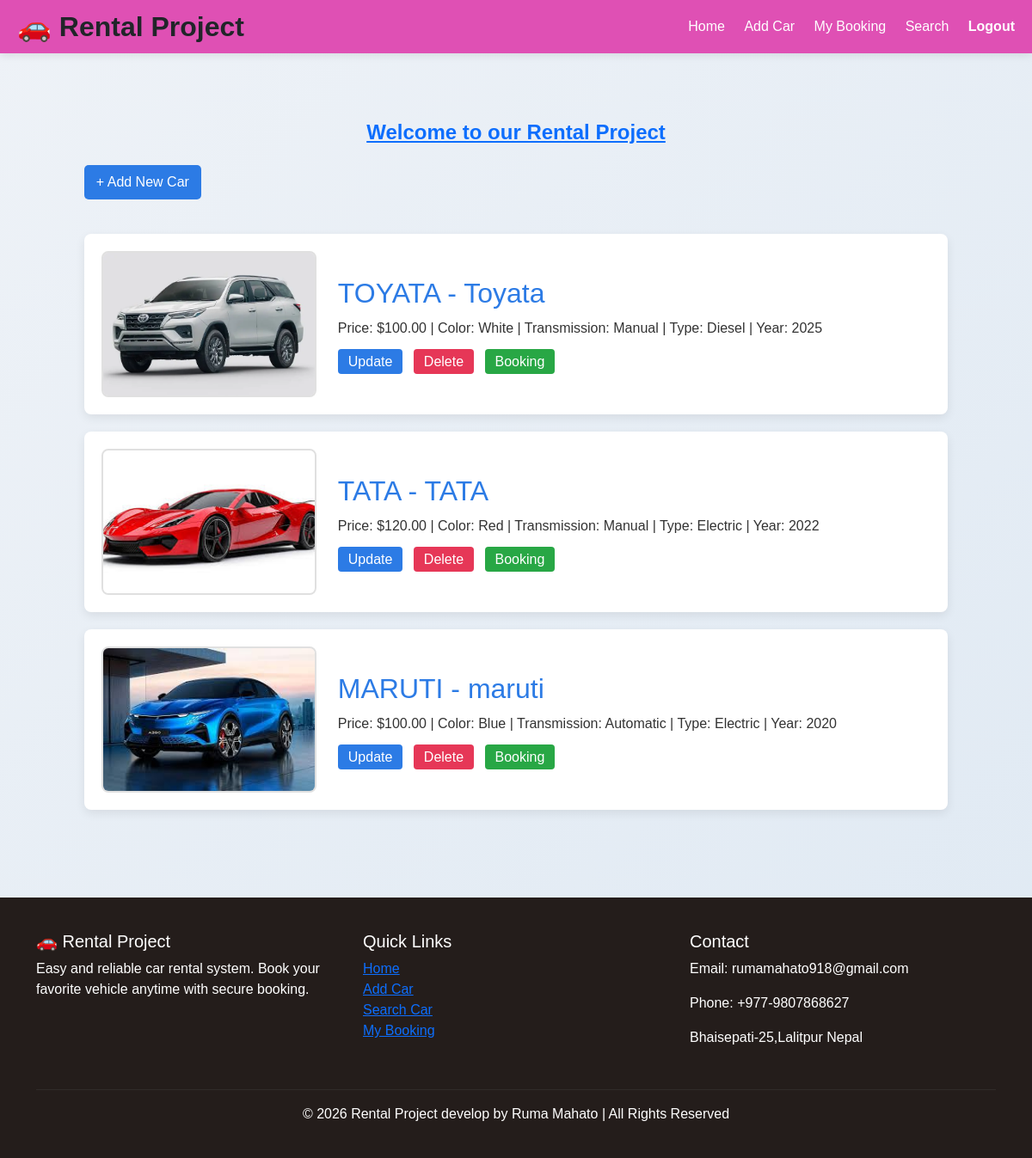
The app's page / (signed in), older data.
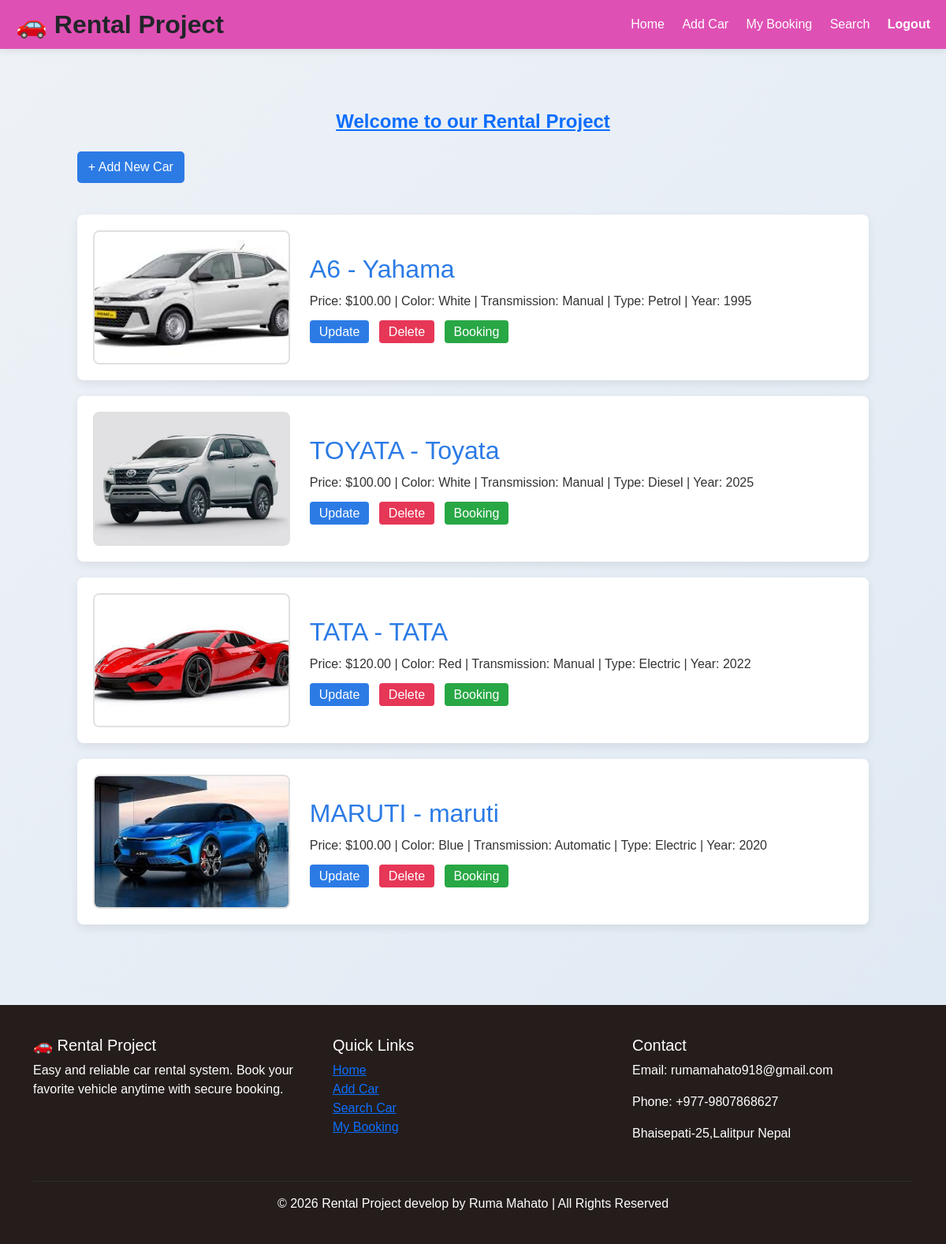
The same page, newer data.
### rentalapp/models.py (models this page shows, shortened)
class Car(models.Model):
    TRANSMISSION_CHOICES = [
        ("Manual", "Manual"),
        ("Automatic", "Automatic"),
    ]
    TYPE_CHOICES = [
        ("Petrol", "Petrol"),
        ("Diesel", "Diesel"),
        ("Hybrid", "Hybrid"),
        ("Electric", "Electric"),
    ]
    brand = models.CharField(max_length=100)
    name = models.CharField(max_length=100)
    image = models.ImageField(upload_to="cars/")
    color = models.CharField(max_length=50)
    model_year = models.IntegerField()
    transmission = models.CharField(max_length=20, choices=TRANSMISSION_CHOICES)
    car_type = models.CharField(max_length=20, choices=TYPE_CHOICES)
    price = models.DecimalField(max_digits=8, decimal_places=2)
    description = models.TextField(blank=True)
    created_at = models.DateTimeField(auto_now_add=True)

### rentalapp/views.py (the view)
# urls.py: path("", views.home, name="home"),
@login_required(login_url='login')
def home(request):
    cars = Car.objects.all().order_by("-created_at")
    return render(request, "rentalapp/home.html", {"cars": cars})

### rentalapp/templates/rentalapp/home.html (shortened to what this page needs)
{% extends "base.html" %}
{% block content %}
<a class="text-center" style="display:block; text-align:center; margin: 20px auto; font-size:24px; font-weight:bold;">
    Welcome to our Rental Project
</a>
<div class="cars-container">
    <a class="add-btn" href="{% url 'car' %}">+ Add New Car</a>
    {% for car in cars %}
    <div class="car-card">
        <div class="image-box">
            {% if car.image %}
                <img src="{{ car.image.url }}" alt="{{ car.name }}">
            {% else %}
                <div class="no-image">No Image</div>
            {% endif %}
        </div>
        <div class="car-details">
            <h2>{{ car.brand|upper }} - {{ car.name }}</h2>
            <p class="specs">
                Price: ${{ car.price }} |
                Color: {{ car.color }} |
                Transmission: {{ car.transmission }} |
                Type: {{ car.car_type }} |
                Year: {{ car.model_year }}
            </p>
            <div class="actions">
                <a href="{% url 'update_car' car.id %}" class="btn-update">Update</a>
                <a href="{% url 'delete_car' car.id %}" class="btn-delete">Delete</a>
                <a href="{% url 'book_car' car.id %}" class="btn-book">Booking</a>
            </div>
        </div>
    </div>
    {% empty %}
        <p>No cars available.</p>
    {% endfor %}
</div>
{% endblock %}

Row changes from the older to the newer data that the page shows:
added Car: image (picture), brand "A6", name "Yahama", price "100.00", color "White", transmission "Manual", car_type "Petrol", model_year "1995"
